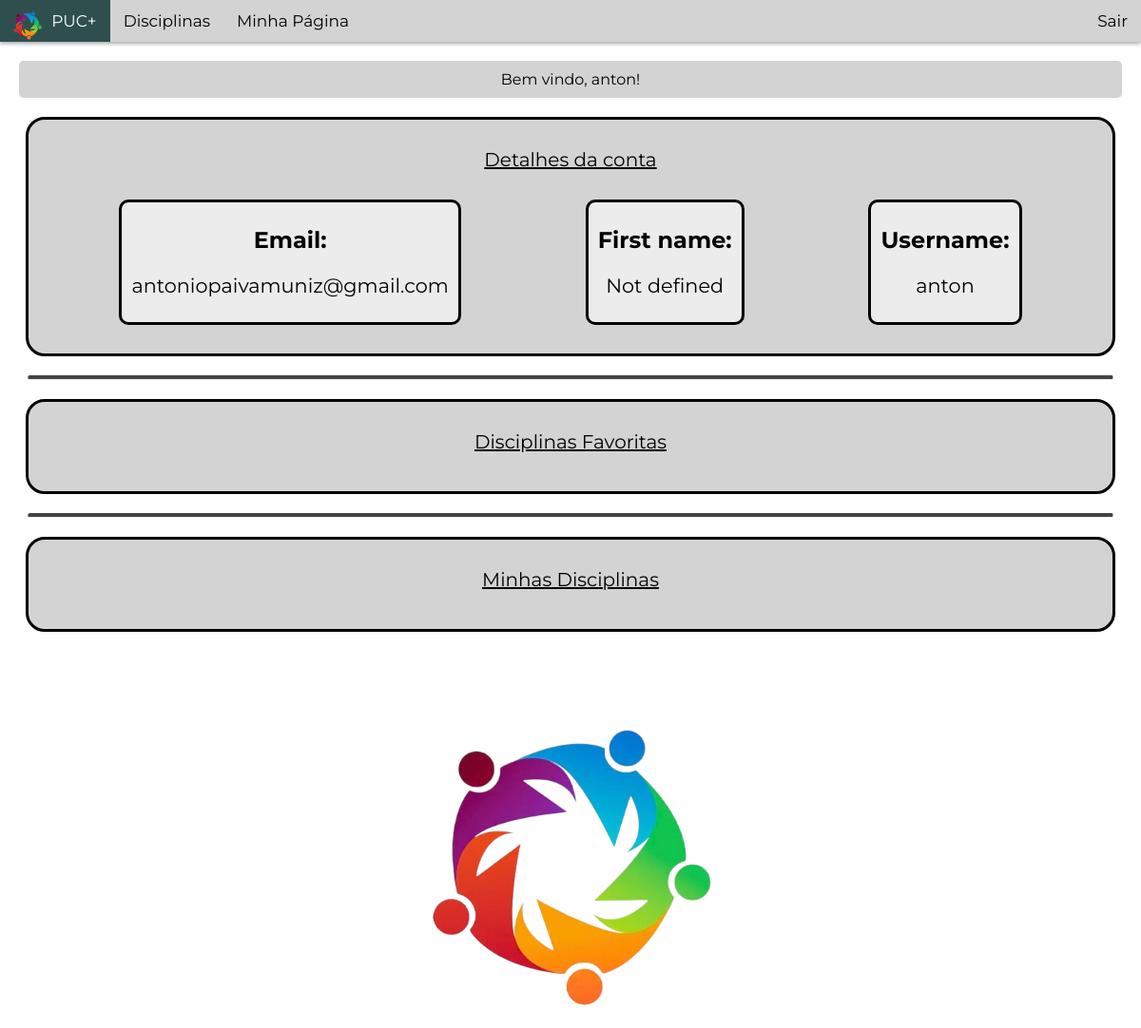
The app's page /perfil/ (signed in), older data.
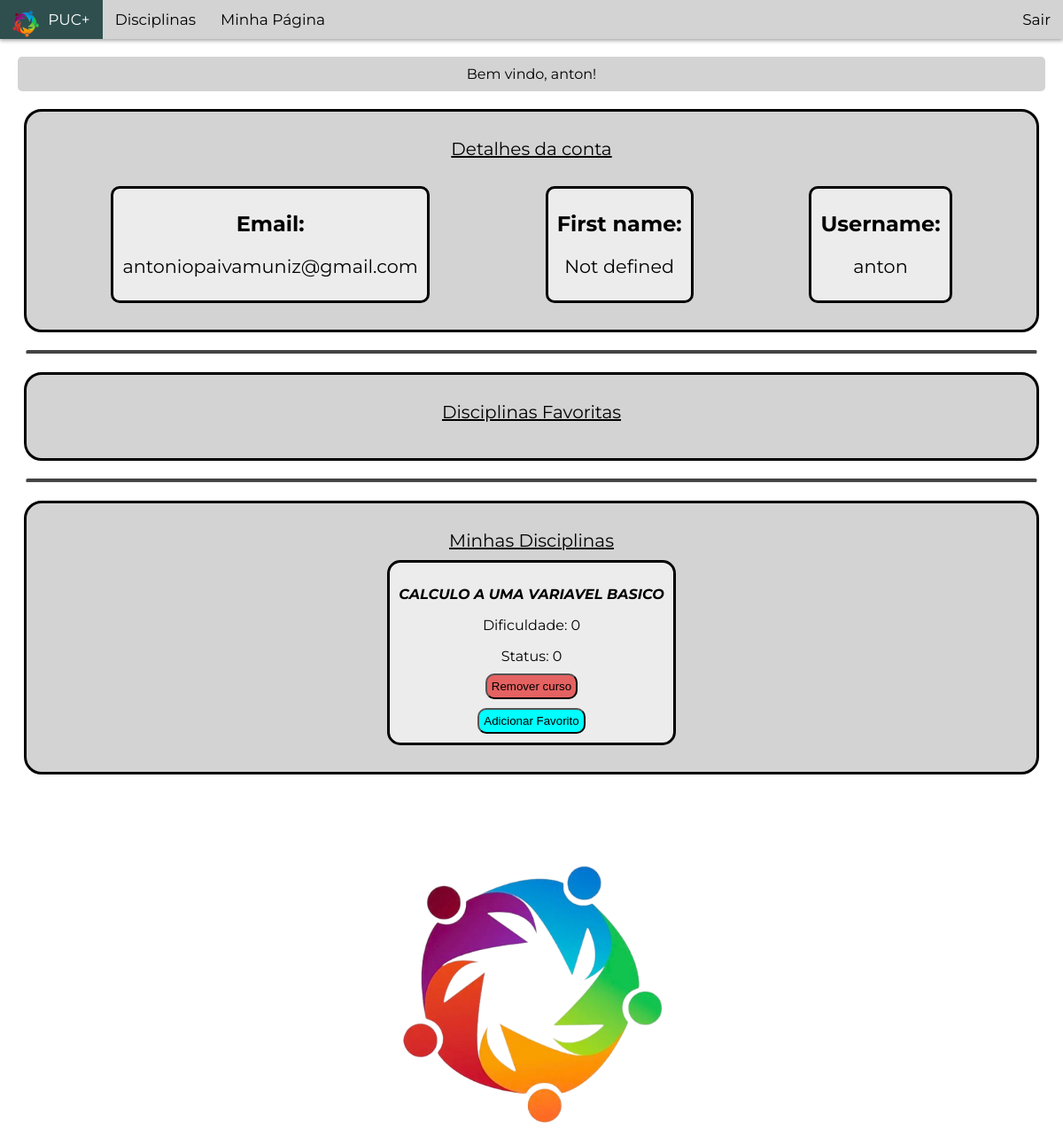
The same page, newer data.
### app/models.py (models this page shows, shortened)
class UserCourse(models.Model):
  course = models.ForeignKey(Course, on_delete=models.CASCADE)
  user = models.ForeignKey(User, on_delete=models.CASCADE)
  status = models.IntegerField(default=0)
  favorite = models.IntegerField(default = 0)
  class Meta:
    unique_together = ('user', 'course')

class Course(models.Model):
  name = models.CharField(max_length=40)
  dificulty = models.IntegerField(default=0)
  discipline = models.ForeignKey(Discipline, blank=True, null=True, on_delete = models.CASCADE)

### app/views.py (the view)
# urls.py: path('perfil/', views.perfil, name="perfil"),
@login_required
def perfil(request):
  courses = UserCourse.objects.filter(user=request.user)
  return render(request,'perfil.html', {
    'userCourse': courses,
  })

### app/templates/perfil.html (shortened to what this page needs)
{% extends "layout.html" %}
{% load static %}
{% block main %}
    <div class="userbar">
        Bem vindo, {{ request.user.username }}!
    </div>
    <div class="container-exam" style="justify-content: space-around; text-align: center">
        <span style="width: 100%; font-size: 20px; margin-bottom: 30px;"><u>Detalhes da conta</u></span>
        <div style="border: 3px solid black; border-radius: 10px; padding: 5px 10px; background-color: rgb(236, 236, 236)">
            <h2>Email:</h2>
            <p style="font-size: 1.3rem;">{{ request.user.email }}</p>
        </div>
        <div style="border: 3px solid black; border-radius: 10px; padding: 5px 10px; background-color: rgb(236, 236, 236)">
            <h2>First name:</h2>
            <p style="font-size: 1.3rem;">
                {% if request.user.first_name %}
                    {{ request.user.first_name }}
                {% else %}
                    Not defined
                {% endif %}
            </p>
        </div>
        <div style="border: 3px solid black; border-radius: 10px; padding: 5px 10px; background-color: rgb(236, 236, 236)">
            <h2>Username:</h2>
            <p style="font-size: 1.3rem;">{{ request.user.username }}</p>
        </div>
    </div>
    <hr class="divider">
    <div class="container-exam" style="justify-content: space-around; text-align: center">
        <span style="font-size: 20px; margin-bottom: 10px; width: 100%;"><u>Disciplinas Favoritas</u></span>
    </div>
    <hr class="divider">
    <div class="container-exam" style="justify-content: space-around; text-align: center">
        <span style="font-size: 20px; margin-bottom: 10px; width: 100%;"><u>Minhas Disciplinas</u></span>
        {% for course in userCourse %}
            <div style="border: 3px solid black; border-radius: 15px; padding:10px; background-color: rgb(236, 236, 236);">
                <p><b><i>{{ course.course.name }}</i></b></p>
                <p>Dificuldade: {{ course.course.dificulty }}</p>
                <p class="central">Status: {{ course.status }}</p>
                <form action="/userCourse/delete/">
                    <button class="removeCourse" type="submit">Remover curso</button>
                </form>
                <form action="/userCourse/favorite/" method="post">
                    <button type="submit" class="addFavorite">Adicionar Favorito</button>
                </form>
            </div>
        {% endfor %}
    </div>
    <img class="central" style="width: 300px; padding: 80px 0px 20px 0px" src="{% static 'LogoPUCMais.png' %}">
{% endblock %}

Row changes from the older to the newer data that the page shows:
added UserCourse: course.name "CALCULO A UMA VARIAVEL BASICO", course.dificulty "0", status "0"
